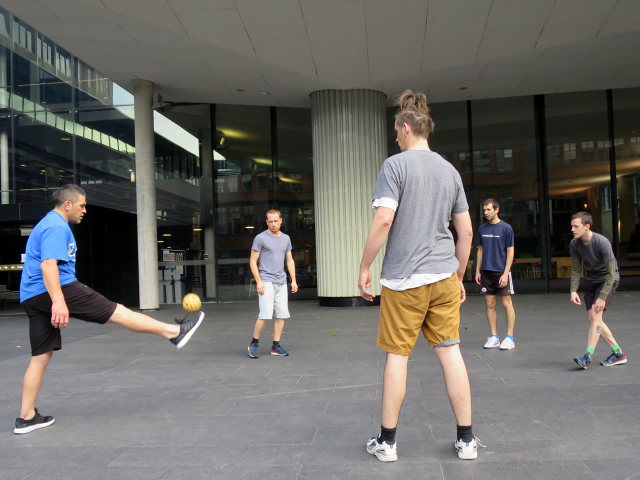
#> input picture src/testkit/assets/club_wellington_chinlone_hack.JPG, 1280 x 960 px (shown at 1/2 size)
$ python -i regenerate_gallery_thumbnails.py   (imports and definitions only)
#> lines starting #> are read from the running program, lines starting #| are printed output that depends on the picture
#!/usr/bin/env python3
"""Regenerate missing gallery thumbnails in the footbag.org archive mirror.

Retired: the thumbnail repair is no longer part of the final mirror, and the
mirror program reads nothing of the legacy repository. Kept as the record of the
legacy sizing model; nothing runs it.

The legacy gallery stored, per image, a full-size file and a matching thumbnail
(the `images.ImageLocalFile` / `images.ImageLocalThumbnail` pair in the gallery
database). Some thumbnails never downloaded during the crawl even though their
full-size source did. This tool regenerates only those missing thumbnails from
the present full-size source, reproducing the legacy sizing so the archive reads
the same as the live gallery did.

Authoritative model, read from the gallery database dump and the gallery source
(`gallery/fixthumbnails.php`):
  - Pairing: one `images` row per photo; a local row (`ImageIsLocal=1`) carries a
    full-size `ImageLocalFile` URL and a thumbnail `ImageLocalThumbnail` URL. Both
    resolve into the mirror under `www.footbag.org/<path>`; the thumbnail path is
    the full-size path with `.thumb/` inserted after `media/`.
  - Sizing: the legacy `convert ... -scale 100x150` fits the image within a
    100x150 box preserving aspect ratio (enlarging a smaller source, as the legacy
    did), so the result dimensions vary per image and are recomputed here rather
    than trusted from the possibly-stale database columns.
  - Orientation: EXIF orientation is applied (upright display) before resizing,
    then all EXIF and ICC metadata is stripped from the output. This is a
    deliberate, documented improvement over the legacy command, which stripped
    metadata without auto-orienting and could emit sideways thumbnails.
  - Output: deterministic JPEG bytes, written under the exact legacy destination
    filename and extension even when that extension is not `.jpg` (the legacy
    gallery did the same: JPEG bytes under the source's original name).

Safety contract:
  - Dry-run by default; writes only with --apply.
  - Never overwrites an existing thumbnail.
  - Never writes, moves, or re-encodes a full-size source (sources are opened
    read-only).
  - Rejects an ambiguous destination (two rows targeting one thumbnail path)
    instead of choosing a row.
  - A repeated run is a no-op: once a thumbnail exists it is classified existing.
  - Emits a machine-readable JSON report of every disposition.

Pillow is required and is checked explicitly (it is a pinned dependency in both
legacy_data's and scripts/ requirement files, so either environment carries it,
but an arbitrary interpreter may not). This script imports nothing from the
pipeline.

Usage:
    python legacy_data/legacy_mirror/scripts/regenerate_gallery_thumbnails.py \
        --dump   footbag_legacy_repo/gallery/backups/latest.sql \
        --mirror legacy_data/legacy_mirror/mirror_footbag_org \
        --report thumb_audit.json                 # dry-run: reports, writes nothing
    ... --apply                                    # actually generate thumbnails
"""
import argparse
import json
import os
import re
import sys
from urllib.parse import urlparse, unquote

BOX = (100, 150)                 # legacy `-scale 100x150` bounding box
JPEG_SAVE = dict(format="JPEG", quality=100, optimize=False,
                 progressive=False, subsampling=0)   # deterministic output


def require_pillow():
    """Import Pillow or exit with an actionable message. Never a silent import."""
    try:
        from PIL import Image, ImageOps  # noqa: F401
        return Image, ImageOps
    except ImportError:
        sys.stderr.write(
            "ERROR: Pillow is required and is not importable in this interpreter.\n"
            "Pillow is a pinned dependency of legacy_data's environment. Run this\n"
            "tool under that environment; build it with\n"
            "  bash legacy_data/run_pipeline.sh venv\n")
        raise SystemExit(2)


# ── Gallery database parsing (read-only over the committed dump) ──────────────

# [58 lines left out: functions _split_tuples, _split_cols, not called in this run]


# Column order of the `images` table (from the CREATE TABLE in the dump).
_C = dict(real_image_id=0, is_local=4, local_file=5, local_thumbnail=6,
          thumb_w=7, thumb_h=8, subtype=12)


# [43 lines left out: functions parse_images_table, mirror_path, _db_dims, not called in this run]


def compute_fit(w, h, box=BOX):
    """Legacy `-scale WxH`: fit within the box preserving aspect (may enlarge)."""
    if w <= 0 or h <= 0:
        raise ValueError(f"non-positive source dimensions: {w}x{h}")
    scale = min(box[0] / w, box[1] / h)
    return max(1, round(w * scale)), max(1, round(h * scale))


# ── Thumbnail rendering ──────────────────────────────────────────────────────

def render_thumbnail(src_path, dst_path, apply=False, box=BOX):
    """Decode the source, orient, resize, and (optionally) write the thumbnail.

    Returns (result_w, result_h). Writes nothing unless apply is True. The source
    is opened read-only and never modified. Raises on an undecodable source.
    """
#> called with dst_path = 'out.png', apply = False, box = (100, 150)
    Image, ImageOps = require_pillow()
    with Image.open(src_path) as im:
#> im is the input picture: PIL image 1280x960 RGB; mean R, G, B 105.7, 103.7, 99.8
        im.load()
        im = ImageOps.exif_transpose(im)          # EXIF orientation, then dropped
        if im.mode in ("RGBA", "LA") or (im.mode == "P" and "transparency" in im.info):
            im = im.convert("RGBA")
            bg = Image.new("RGB", im.size, (255, 255, 255))
            bg.paste(im, mask=im.split()[-1])
            im = bg
        else:
            im = im.convert("RGB")
        nw, nh = compute_fit(im.width, im.height, box)
#> nw = 100; nh = 75
        im = im.resize((nw, nh), Image.LANCZOS)
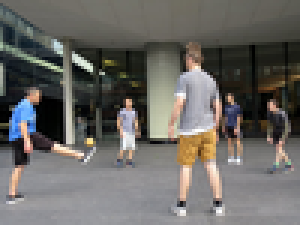
#> im: PIL image 100x75 RGB (shown 3 times larger); mean R, G, B 105.7, 103.7, 99.8
        if apply:
            os.makedirs(os.path.dirname(dst_path), exist_ok=True)
            # exif/icc are omitted by construction, stripping all metadata.
            im.save(dst_path, **JPEG_SAVE)
        return nw, nh


# ── Orchestration ────────────────────────────────────────────────────────────

# [107 lines left out: functions run, main, not called in this run]


# [2 lines not run here, left out]

>>> result = render_thumbnail('../../../src/testkit/assets/club_wellington_chinlone_hack.JPG', 'out.png')
#> result = (100, 75)

$ run again, on src/testkit/assets/fb_182a.jpg
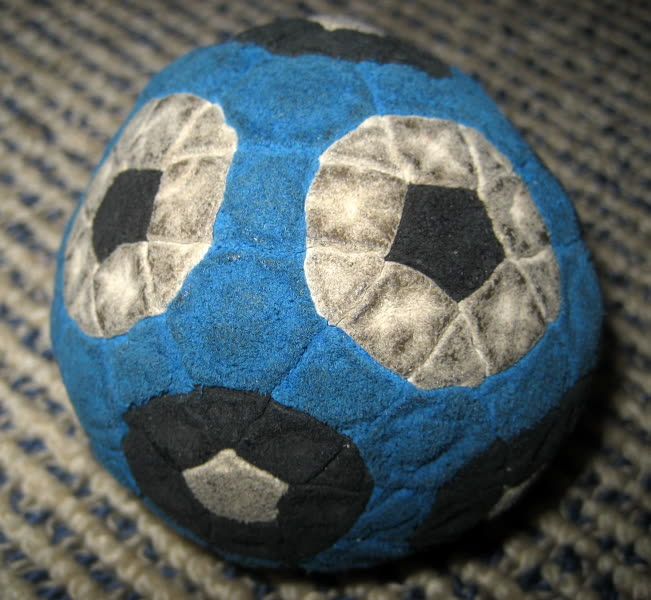
#> input picture src/testkit/assets/fb_182a.jpg, 651 x 600 px
#> in render_thumbnail, im is the input picture: PIL image 651x600 RGB; mean R, G, B 86.3, 98.6, 101.3
#> in render_thumbnail, `im = im.resize((nw, nh), Image.LANCZOS)`:
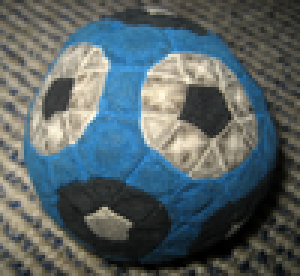
#> im: PIL image 100x92 RGB (shown 3 times larger); mean R, G, B 86.3, 98.6, 101.3

$ run again, on src/testkit/assets/fb_182b.jpg
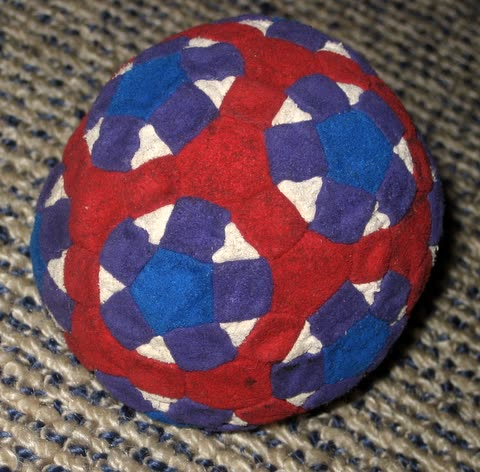
#> input picture src/testkit/assets/fb_182b.jpg, 480 x 472 px
#> in render_thumbnail, im is the input picture: PIL image 480x472 RGB; mean R, G, B 105.9, 77.7, 88.1
#> in render_thumbnail, `im = im.resize((nw, nh), Image.LANCZOS)`:
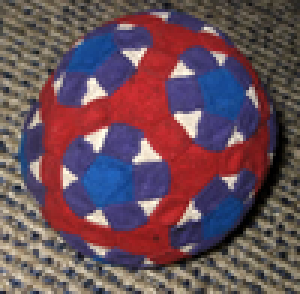
#> im: PIL image 100x98 RGB (shown 3 times larger); mean R, G, B 105.9, 77.7, 88.1

$ run again, on src/testkit/assets/fb_182c.jpg
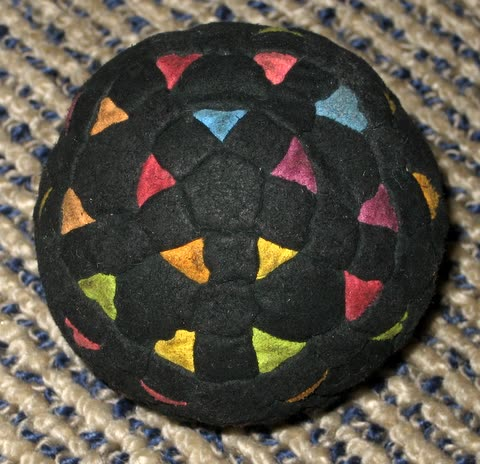
#> input picture src/testkit/assets/fb_182c.jpg, 480 x 464 px
#> in render_thumbnail, im is the input picture: PIL image 480x464 RGB; mean R, G, B 87.2, 81.1, 71
#> in render_thumbnail, `im = im.resize((nw, nh), Image.LANCZOS)`:
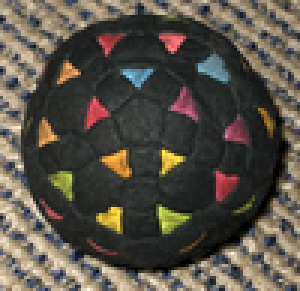
#> im: PIL image 100x97 RGB (shown 3 times larger); mean R, G, B 87.2, 81.2, 71
